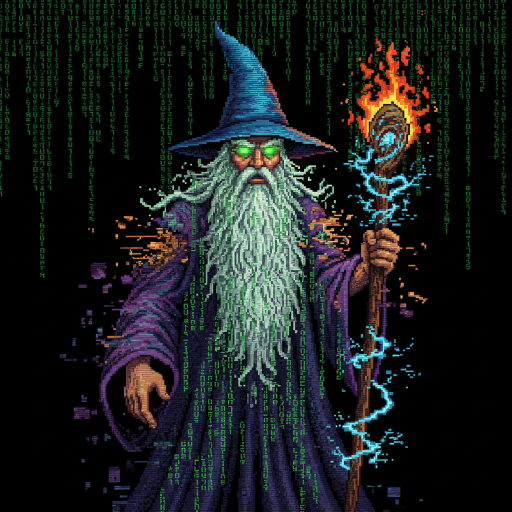
#> input picture projects/porchroot-auto/assets/backgrounds/gemini_cyber_wizard_1.png, 1024 x 1024 px (shown at 1/2 size); its folder holds only this picture in this run
$ python factory.py
#> lines starting #> are read from the running program, lines starting #| are printed output that depends on the picture
### projects/api-testing-framework/gemini_client.py
"""
Gemini API Client with Mock/Live Support

Automatically switches between live API calls and mock fixtures
based on the global configuration.

Usage:
    from gemini_client import GeminiClient

    client = GeminiClient()
    response = client.generate("Hello, world!")

    # Response comes from live API or mock fixture based on config
"""

import os
import json
import hashlib
from pathlib import Path
from datetime import datetime
from typing import Optional
from dotenv import load_dotenv

from config import api_config

# Load .env file
load_dotenv()

FIXTURES_DIR = Path(__file__).parent / "fixtures" / "gemini"


class GeminiClient:
    """
    Gemini API client that respects mock/live configuration.

    When LIVE: Makes real API calls, optionally saves responses as fixtures
    When MOCK: Returns saved fixtures, raises if fixture not found
    """

    COMPONENT_NAME = "gemini"

    def __init__(self, api_key: Optional[str] = None, capture_fixtures: bool = True):
        self.api_key = api_key or os.getenv("GEMINI_API_KEY")
        self.capture_fixtures = capture_fixtures
        self._client = None

        # Ensure fixtures directory exists
        FIXTURES_DIR.mkdir(parents=True, exist_ok=True)

    # [31 lines left out: functions is_live, _get_fixture_path, _load_fixture, _save_fixture, not called in this run]

    def _get_live_client(self):
        """Lazy-load the Google Generative AI client."""
        if self._client is None:
            if not self.api_key:
                raise ValueError(
                    "GEMINI_API_KEY not found. Set it in .env or pass to constructor."
                )
            try:
                import google.generativeai as genai
                genai.configure(api_key=self.api_key)
                self._client = genai.GenerativeModel("gemini-2.5-flash")
            except ImportError:
                raise ImportError(
                    "google-generativeai package not installed. "
                    "Run: pip install google-generativeai"
                )
        return self._client

    def generate(self, prompt: str, use_fixture_if_available: bool = True) -> dict:
        """
        Generate a response for the given prompt.

        Args:
            prompt: The input prompt
            use_fixture_if_available: If MOCK mode, use cached fixture if exists

        Returns:
            dict with 'text' key containing the response
        """
        mode = api_config.get_mode(self.COMPONENT_NAME)

        # MOCK MODE: Return fixture
        if mode == "MOCK":
            fixture = self._load_fixture(prompt)
            if fixture:
                print(f"[MOCK] Using fixture for prompt: {prompt[:50]}...")
                return fixture["response"]
            else:
                raise FileNotFoundError(
                    f"No fixture found for prompt: {prompt[:50]}...\n"
                    f"Run in LIVE mode first to capture fixtures, or create manually."
                )

        # LIVE MODE: Make real API call
        print(f"[LIVE] Calling Gemini API for prompt: {prompt[:50]}...")

        client = self._get_live_client()
        raw_response = client.generate_content(prompt)

        response = {
            "text": raw_response.text,
            "prompt_feedback": str(getattr(raw_response, "prompt_feedback", None)),
        }

        # Capture fixture for future mock runs
        if self.capture_fixtures:
            self._save_fixture(prompt, response)

        return response

    def generate_text(self, prompt: str) -> str:
        """Convenience method that returns just the text."""
        return self.generate(prompt)["text"]


# =============================================================================
# MODULE-LEVEL CONVENIENCE
# =============================================================================

_default_client: Optional[GeminiClient] = None

# [6 lines left out: function get_client, not called in this run]

def generate(prompt: str) -> dict:
    """Generate using the default client."""
    return get_client().generate(prompt)

def generate_text(prompt: str) -> str:
    """Generate text using the default client."""
    return get_client().generate_text(prompt)

### projects/api-testing-framework/config.py
"""
Mock/Live Configuration System

Single source of truth for controlling mock vs live API behavior.
Change ONE variable (global_mode) to toggle everything, or use
overrides dict for granular per-component control.

Usage:
    from config import api_config

    # Check mode for a component
    if api_config.get_mode("gemini") == "LIVE":
        # Make real API call
    else:
        # Use mock/fixture

    # Toggle everything to MOCK
    api_config.global_mode = "MOCK"

    # Override specific component to LIVE
    api_config.set_override("gemini", "LIVE")

    # Clear all overrides (revert to global)
    api_config.clear_overrides()
"""

from enum import Enum
from typing import Optional
import os


class Mode(str, Enum):
    LIVE = "LIVE"
    MOCK = "MOCK"


class MockConfig:
    """
    Configuration controller for mock/live API behavior.

    Priority: component override > global_mode

    Examples:
        # Everything MOCK except gemini
        config.global_mode = "MOCK"
        config.set_override("gemini", "LIVE")

        # Everything LIVE except two components
        config.global_mode = "LIVE"
        config.set_override("slow_service", "MOCK")
        config.set_override("expensive_api", "MOCK")
    """

    def __init__(
        self,
        global_mode: str = "MOCK",
        overrides: Optional[dict[str, str]] = None
    ):
#> (reads projects/porchroot-auto/quotes_db.json from the repository)
        self._global_mode = Mode(global_mode)
        self._overrides: dict[str, Mode] = {}

        if overrides:
            for component, mode in overrides.items():
                self._overrides[component] = Mode(mode)

    # [9 lines left out: functions global_mode, global_mode, not called in this run]

    def get_mode(self, component: str) -> str:
        """
        Get the effective mode for a component.

        Returns override if set, otherwise returns global_mode.
        """
        if component in self._overrides:
            return self._overrides[component].value
        return self._global_mode.value

    def set_override(self, component: str, mode: str):
        """Set a per-component override."""
        self._overrides[component] = Mode(mode)

    def remove_override(self, component: str):
        """Remove a specific component override."""
        self._overrides.pop(component, None)

    def clear_overrides(self):
        """Clear all overrides, reverting to pure global control."""
        self._overrides.clear()

    def is_live(self, component: str) -> bool:
        """Convenience method: returns True if component should use live API."""
        return self.get_mode(component) == Mode.LIVE.value

    def is_mock(self, component: str) -> bool:
        """Convenience method: returns True if component should use mock."""
        return self.get_mode(component) == Mode.MOCK.value

    # [4 lines left out: function overrides, not called in this run]

    def __repr__(self) -> str:
        return f"MockConfig(global={self.global_mode}, overrides={self.overrides})"

    # [10 lines left out: function status, not called in this run]


# =============================================================================
# GLOBAL INSTANCE - Import this in your code
# =============================================================================

# Default: Start in MOCK mode for safety (no accidental API calls)
# Override from environment if API_MODE is set
_default_mode = os.getenv("API_MODE", "MOCK")

api_config = MockConfig(global_mode=_default_mode)


# =============================================================================
# CONVENIENCE FUNCTIONS
# =============================================================================

# [23 lines left out: functions set_all_live, set_all_mock, mock_except, live_except, not called in this run]

### projects/porchroot-auto/factory.py
"""
Porchroot Auto - Social Media Content Factory
----------------------------------------------
Generates branded quote images with AI-powered captions.

Uses:
- Pillow for reliable text rendering (no AI text-in-image issues)
- GeminiClient from api-testing-framework for caption generation
- .env for secure API key storage

Usage:
    python factory.py              # Generate one post
    python factory.py --batch 5    # Generate 5 posts
"""

import os
import sys
import json
import random
import textwrap
import argparse
from pathlib import Path
from dotenv import load_dotenv
from PIL import Image, ImageDraw, ImageFont

# Add parent directory to path so we can import from api-testing-framework
sys.path.insert(0, str(Path(__file__).parent.parent / "api-testing-framework"))

from gemini_client import GeminiClient
from config import api_config

# --- SETUP ---
load_dotenv()

BRAND_HANDLE = os.getenv("BRAND_HANDLE", "@YourBrand")
BRAND_WEBSITE = os.getenv("BRAND_WEBSITE", "")

# Paths relative to this script
SCRIPT_DIR = Path(__file__).parent
ASSET_DIR = SCRIPT_DIR / "assets"
OUT_DIR = SCRIPT_DIR / "output"
DB_FILE = SCRIPT_DIR / "quotes_db.json"
HISTORY_FILE = SCRIPT_DIR / "used_quotes.txt"

# Ensure output directory exists
OUT_DIR.mkdir(exist_ok=True)


def generate_caption(quote_text: str, author: str) -> str:
    """Use GeminiClient to write a social media caption."""
    # Force LIVE mode for caption generation
    api_config.set_override("gemini", "LIVE")

    client = GeminiClient()

    prompt = (
        f"Write a short, engaging Instagram caption for this quote:\n"
        f'"{quote_text}" - {author}\n\n'
        f"Include:\n"
        f"- A hook (first line that grabs attention)\n"
        f"- A brief 1-2 sentence reflection\n"
        f"- 5 relevant hashtags\n"
        f"- End with {BRAND_HANDLE}\n\n"
        f"Keep it under 50 words total. No emojis in the first line."
    )

    try:
        response = client.generate_text(prompt)
        return response
    except Exception as e:
        return f"Caption generation failed: {e}\n\n{BRAND_HANDLE}"


def create_post(quote_data: dict) -> Image.Image:
    """Generate a branded quote image using Pillow."""

    # A. Select random background (or create solid color)
    bg_dir = ASSET_DIR / "backgrounds"
    try:
        bg_files = [f for f in bg_dir.iterdir() if f.suffix.lower() in ('.jpg', '.png', '.jpeg')]
        if bg_files:
            chosen_bg = random.choice(bg_files)
            img = Image.open(chosen_bg).convert("RGBA")
            img = img.resize((1080, 1080))
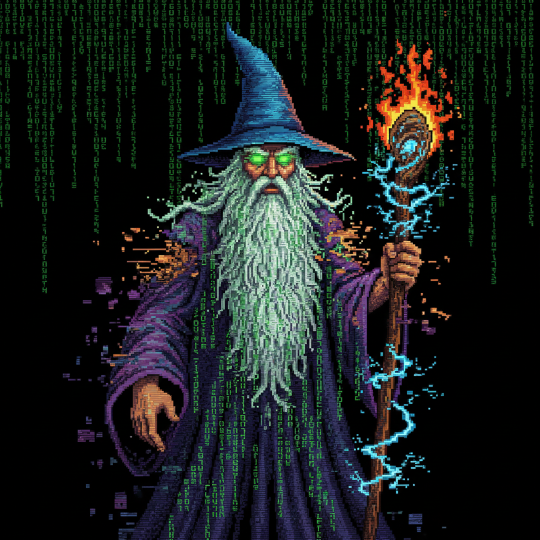
#> img: PIL image 1080x1080 RGBA (shown at 1/2 size); mean R, G, B, A 25.8, 30.8, 30.1, 255
        else:
            raise FileNotFoundError("No backgrounds")
    except (FileNotFoundError, StopIteration):
        # Create dark gradient background
        img = Image.new('RGBA', (1080, 1080), (25, 25, 35, 255))

    # B. Add darken overlay for text readability
    overlay = Image.new('RGBA', img.size, (0, 0, 0, 140))
    img = Image.alpha_composite(img, overlay)
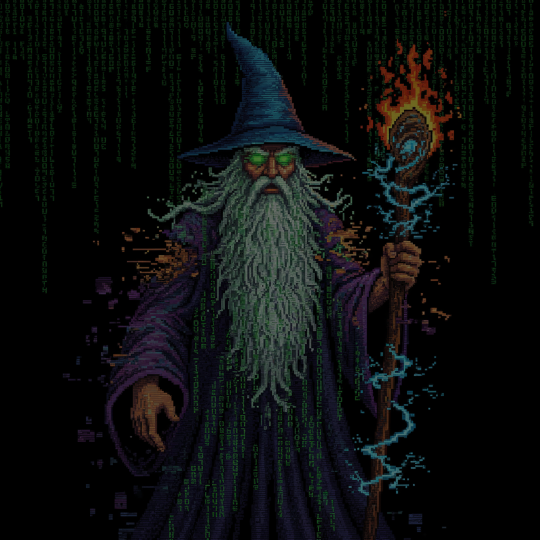
#> img: PIL image 1080x1080 RGBA (shown at 1/2 size); mean R, G, B, A 11.6, 13.9, 13.5, 255
    draw = ImageDraw.Draw(img)

    # C. Load fonts (or use default)
    font_dir = ASSET_DIR / "fonts"
    try:
        font_files = list(font_dir.glob("*.ttf")) + list(font_dir.glob("*.otf"))
        if font_files:
            font_path = str(font_files[0])
            font_quote = ImageFont.truetype(font_path, 52)
            font_author = ImageFont.truetype(font_path, 36)
            font_brand = ImageFont.truetype(font_path, 28)
        else:
            raise FileNotFoundError("No fonts")
    except (FileNotFoundError, OSError):
        # Use default font (basic but works)
        font_quote = ImageFont.load_default()
        font_author = ImageFont.load_default()
        font_brand = ImageFont.load_default()

    # D. Text wrapping
    quote_text = f'"{quote_data["text"]}"'

    # Calculate characters per line based on image width and font size
    margin = 100
    max_width = 1080 - (margin * 2)
    chars_per_line = 38  # Conservative estimate for readability

    wrapped_quote = textwrap.fill(quote_text, width=chars_per_line)

    # E. Calculate text positioning (centered)
    bbox = draw.multiline_textbbox((0, 0), wrapped_quote, font=font_quote)
#> bbox = (0, 2, 160, 26)
    text_height = bbox[3] - bbox[1]
#> text_height = 24

    center_x = 540
    quote_y = (1080 - text_height) // 2 - 60  # Shift up to make room for author
#> quote_y = 468

    # F. Draw quote text
    draw.multiline_text(
        (center_x, quote_y),
        wrapped_quote,
        font=font_quote,
        fill="white",
        anchor="mm",
        align="center"
    )

    # G. Draw author
    author_y = quote_y + (text_height // 2) + 80
#> author_y = 560
    draw.text(
        (center_x, author_y),
        f"— {quote_data['author']}",
        font=font_author,
        fill=(255, 215, 0),  # Gold color
        anchor="mm"
    )

    # H. Draw brand watermark
    draw.text(
        (center_x, 1000),
        BRAND_HANDLE,
        font=font_brand,
        fill=(255, 255, 255, 180),
        anchor="mm"
    )

    return img


def load_quotes() -> list:
    """Load quotes from JSON database."""
    if not DB_FILE.exists():
        print(f"⚠️  No quotes database found at {DB_FILE}")
        print("   Creating sample database...")
        create_sample_db()

    with open(DB_FILE, 'r') as f:
        return json.load(f)


def load_history() -> set:
    """Load IDs of already-used quotes."""
    if HISTORY_FILE.exists():
        with open(HISTORY_FILE, 'r') as f:
            return set(int(line.strip()) for line in f if line.strip())
    return set()


def save_to_history(quote_id: int):
    """Mark a quote as used."""
    with open(HISTORY_FILE, 'a') as f:
        f.write(f"{quote_id}\n")


def create_sample_db():
    """Create a sample quotes database."""
    sample_quotes = [
        {"id": 1, "text": "The best time to plant a tree was 20 years ago. The second best time is now.", "author": "Chinese Proverb"},
        {"id": 2, "text": "Done is better than perfect.", "author": "Sheryl Sandberg"},
        {"id": 3, "text": "The only way to do great work is to love what you do.", "author": "Steve Jobs"},
        {"id": 4, "text": "Start where you are. Use what you have. Do what you can.", "author": "Arthur Ashe"},
        {"id": 5, "text": "Small daily improvements over time lead to stunning results.", "author": "Robin Sharma"},
    ]
    with open(DB_FILE, 'w') as f:
        json.dump(sample_quotes, f, indent=2)
    print(f"✅ Created sample database with {len(sample_quotes)} quotes")


def generate_post(quotes: list, used: set) -> dict | None:
    """Generate a single post (image + caption)."""

    # Filter available quotes
    available = [q for q in quotes if q['id'] not in used]

    if not available:
        print("❌ All quotes have been used!")
        print(f"   Delete {HISTORY_FILE} to reset, or add more quotes to {DB_FILE}")
        return None

    # Select random quote
    selected = random.choice(available)
    print(f"📝 Quote #{selected['id']}: \"{selected['text'][:50]}...\"")

    # Generate image
    print("🎨 Generating image...")
    img = create_post(selected)

    # Save image
    filename = f"post_{selected['id']:03d}.jpg"
#> filename = 'post_025.jpg'
    img_path = OUT_DIR / filename
    img.convert("RGB").save(img_path, quality=95)
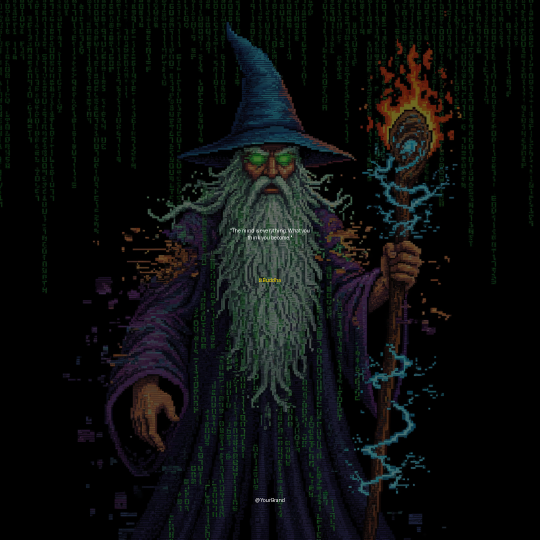
#> saved as post_025.jpg: PIL image 1080x1080 RGB (shown at 1/2 size); mean R, G, B 11.7, 14, 13.6
    print(f"✅ Image saved: {filename}")
#| ✅ Image saved: post_025.jpg

    # Generate caption
    print("✨ Generating caption with Gemini...")
    caption = generate_caption(selected['text'], selected['author'])

    # Save caption
    caption_path = OUT_DIR / f"post_{selected['id']:03d}_caption.txt"
    with open(caption_path, 'w') as f:
        f.write(caption)
    print(f"✅ Caption saved: {caption_path.name}")
#| ✅ Caption saved: post_025_caption.txt

    # Update history
    save_to_history(selected['id'])

    return {
        "quote_id": selected['id'],
        "image_path": str(img_path),
        "caption_path": str(caption_path),
        "caption": caption
    }


def main():
    parser = argparse.ArgumentParser(description="Generate branded quote posts")
    parser.add_argument("--batch", type=int, default=1, help="Number of posts to generate")
    parser.add_argument("--reset", action="store_true", help="Reset quote history")
    args = parser.parse_args()

    print("=" * 60)
    print("🏭 PORCHROOT AUTO - Social Media Content Factory")
    print("=" * 60)

    # Reset history if requested
    if args.reset:
        if HISTORY_FILE.exists():
            HISTORY_FILE.unlink()
            print("🔄 Quote history reset")

    # Load data
    quotes = load_quotes()
    used = load_history()

    print(f"📊 Database: {len(quotes)} quotes, {len(used)} used")
    print(f"📁 Output: {OUT_DIR}")
    print()

    # Generate posts
    results = []
    for i in range(args.batch):
        if args.batch > 1:
            print(f"\n--- Post {i+1}/{args.batch} ---")

        result = generate_post(quotes, used)
#> result = 4 items
        if result:
            results.append(result)
            used.add(result['quote_id'])  # Update local set for batch runs
        else:
            break

    # Summary
    print("\n" + "=" * 60)
    print(f"🎉 COMPLETE: Generated {len(results)} post(s)")
#| 🎉 COMPLETE: Generated 1 post(s)
    for r in results:
        print(f"   - {Path(r['image_path']).name}")
#> this loop made 1 pass
#|    - post_025.jpg
    print("=" * 60)


if __name__ == "__main__":
    main()
